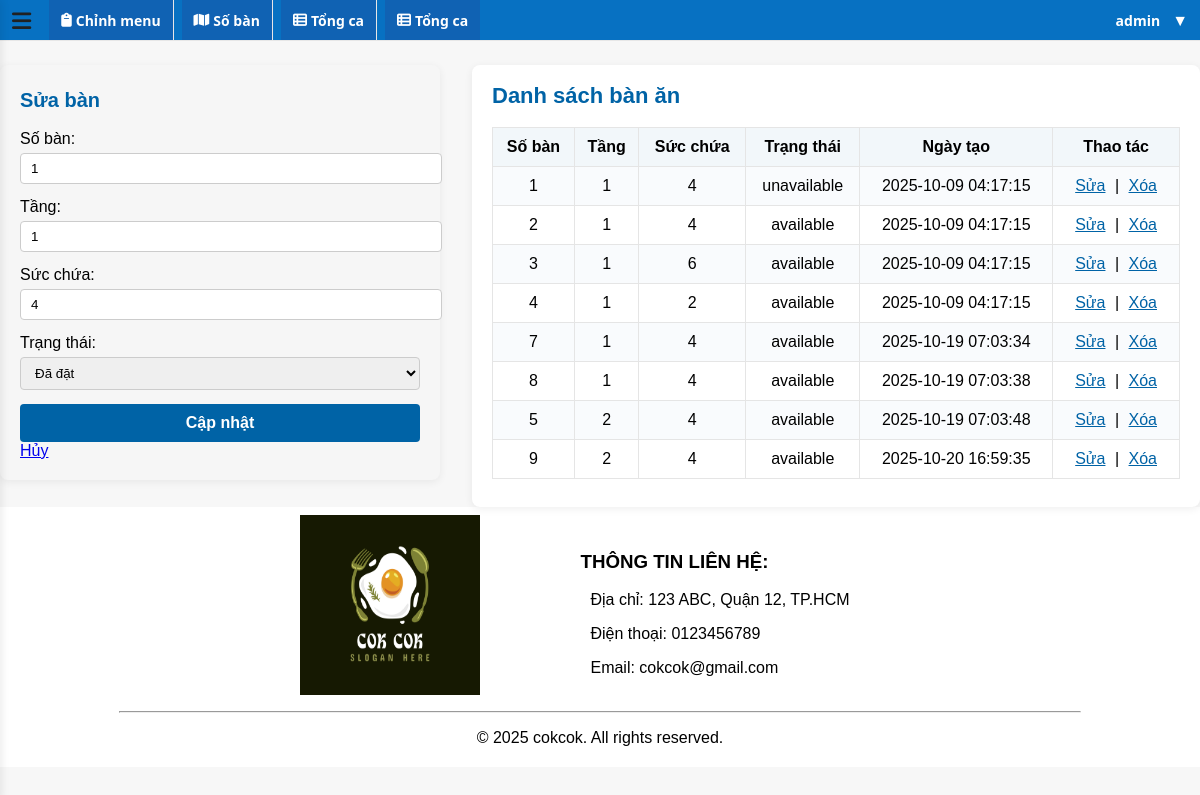
The page /ADMIN/table.php?edit=1 (signed in) on the database its author committed.
### tables this page shows
CREATE TABLE `tables` (
  `id` int NOT NULL,
  `table_number` int NOT NULL,
  `floor` int NOT NULL DEFAULT '1',
  `qr_secret` varchar(64) NOT NULL DEFAULT '',
  `capacity` int DEFAULT '4',
  `status` enum('available','unavailable') DEFAULT 'available',
  `created_at` timestamp NOT NULL DEFAULT CURRENT_TIMESTAMP
);

### ADMIN/table.php (the view, shortened to what this page needs)
<?php
include '../functions/database.php';
$result = $conn->query("SELECT * FROM tables ORDER BY floor, table_number");
?>
<head>
</head>
<div class="table-management-container">
    <div class="table-add-form">
        <?php
        if (isset($_GET['edit'])):
            $id = intval($_GET['edit']);
            $edit = $conn->query("SELECT * FROM tables WHERE id = $id")->fetch_assoc();
        ?>
        <h3>Sửa bàn</h3>
        <form action="process.php" method="post">
            <label for="table_number">Số bàn:</label>
            <input type="number" id="table_number" name="table_number" value="<?= $edit['table_number'] ?>" required>
            <label for="floor">Tầng:</label>
            <input type="number" id="floor" name="floor" value="<?= $edit['floor'] ?>" min="1" required>
            <label for="capacity">Sức chứa:</label>
            <input type="number" id="capacity" name="capacity" value="<?= $edit['capacity'] ?>" required>
            <label for="status">Trạng thái:</label>
            <select id="status" name="status">
                <option value="unavailable" <?= $edit['status']=='unavailable'?'selected':'' ?>>Đã đặt</option>
            </select>
            <button type="submit" name="update">Cập nhật</button>
            <a href="table.php">Hủy</a>
        </form>
        <?php endif; ?>
    </div>
    <div class="table-list-section">
        <h2>Danh sách bàn ăn</h2>
        <table class="table-list">
            <tr>
                <th>Số bàn</th>
                <th>Tầng</th>
                <th>Sức chứa</th>
                <th>Trạng thái</th>
                <th>Ngày tạo</th>
                <th>Thao tác</th>
            </tr>
            <?php while($row = $result->fetch_assoc()): ?>
            <tr>
                <td><?= $row['table_number'] ?></td>
                <td><?= $row['floor'] ?></td>
                <td><?= $row['capacity'] ?></td>
                <td><?= $row['status'] ?></td>
                <td><?= $row['created_at'] ?></td>
                <td>
                    <a href="table.php?edit=<?= $row['id'] ?>">Sửa</a> |
                    <a href="table.php?delete=<?= $row['id'] ?>" onclick="return confirm('Xác nhận xóa bàn này?');">Xóa</a>
                </td>
            </tr>
            <?php endwhile; ?>
        </table>
    </div>
</div>
<?php
include '../includes/masterAdmin.php';
?>

### assets/css/order.css (style rules this page uses)
:root { --brand:#0b72cf; --bg:#f5f7fb; --card:#fff; --muted:#7a8599; --line:#e6e8ee; --green:#1bb869; }
body { background:var(--bg); }

### assets/css/login.css (style rules this page uses)
body, html { height: 100%; margin: 0; font-family: "Segoe UI", Arial, sans-serif; }

### assets/css/listmenu.css (style rules this page uses)
body { font-family: Arial, sans-serif; background: #f7f7f7; }

### assets/css/table.css (style rules this page uses)
.table-management-container { display: flex; gap: 32px; align-items: flex-start; width: 100%; margin-top: 24px; flex-wrap: wrap; }
.table-add-form { flex: 1 1 320px; width: 100%; max-width: 400px; min-width: 220px; background: #f6f6f6; padding: 24px 20px 20px 20px; border-radius: 8px; box-shadow: 0 2px 8px #0001; display: flex; flex-direction: column; justify-content: flex-start; margin: 0 auto; }
.table-add-form h3 { margin-top: 0; margin-bottom: 18px; font-size: 20px; color: #0063a6; }
.table-add-form label { font-weight: 500; display: block; margin-bottom: 5px; }
.table-add-form input, .table-add-form select { width: 100%; padding: 7px 10px; margin-bottom: 14px; border: 1px solid #ccc; border-radius: 4px; }
.table-add-form button { width: 100%; background: #0063a6; color: #fff; padding: 10px 0; border: none; border-radius: 4px; font-size: 16px; cursor: pointer; font-weight: bold; transition: background 0.2s; }
.table-list-section { flex: 2 1 0px; min-width: 340px; background: #fff; padding: 18px 20px; border-radius: 8px; box-shadow: 0 2px 8px #0001; }
.table-list-section h2 { margin-top: 0; margin-bottom: 18px; font-size: 22px; color: #0063a6; }
.table-list { width: 100%; border-collapse: collapse; font-size: 16px; margin-bottom: 10px; }
.table-list th, .table-list td { border: 1px solid #e5e5e5; padding: 10px 8px; text-align: center; }
.table-list th { background: #f2f7fa; font-weight: bold; }
.table-list tr:nth-child(even) { background: #f9fbfd; }
.table-list a { color: #0063a6; text-decoration: underline; margin: 0 5px; font-weight: 500; }

### rows shown on the page
tables: table_number "1", floor "1", capacity "4", status "Đã đặt", status "unavailable", created_at "2025-10-09 04:17:15"
tables: table_number "2", floor "1", capacity "4", status "available", created_at "2025-10-09 04:17:15"
tables: table_number "3", floor "1", capacity "6", status "available", created_at "2025-10-09 04:17:15"
tables: table_number "4", floor "1", capacity "2", status "available", created_at "2025-10-09 04:17:15"
tables: table_number "7", floor "1", capacity "4", status "available", created_at "2025-10-19 07:03:34"
tables: table_number "8", floor "1", capacity "4", status "available", created_at "2025-10-19 07:03:38"
tables: table_number "5", floor "2", capacity "4", status "available", created_at "2025-10-19 07:03:48"
tables: table_number "9", floor "2", capacity "4", status "available", created_at "2025-10-20 16:59:35"

### other values the page prints
$_SESSION['username'] "admin"
